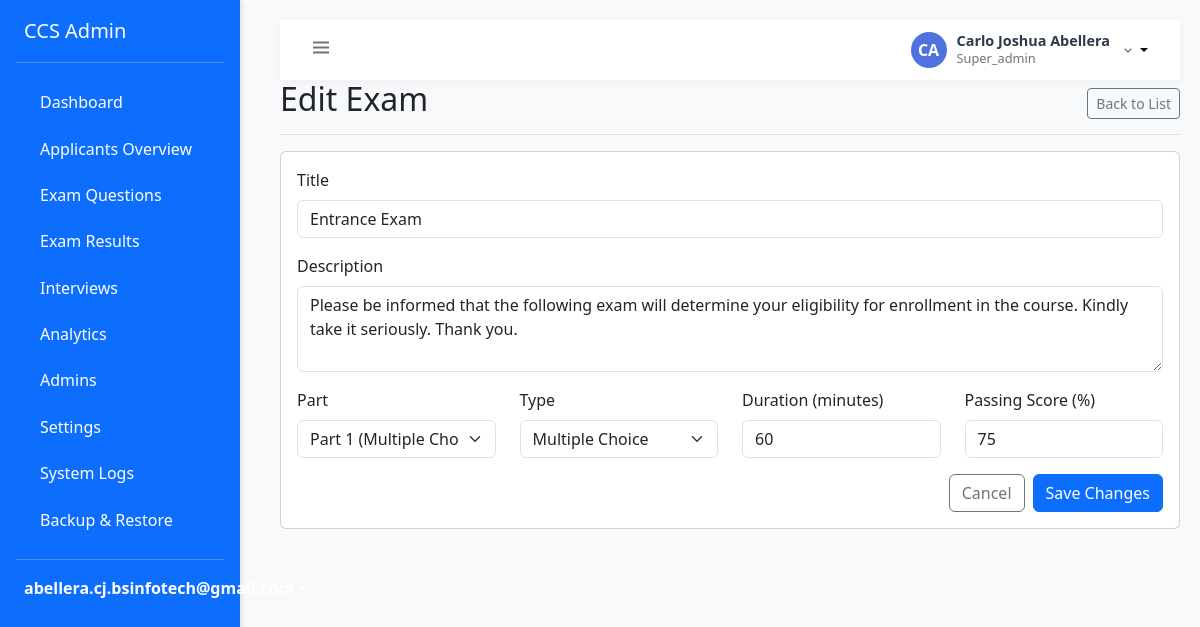
Page /admin/super/edit_exam.php?id=2 (signed in) on the committed database.
### tables this page shows
CREATE TABLE `users` (
  `id` int(11) NOT NULL,
  `email` varchar(255) NOT NULL,
  `password` varchar(255) NOT NULL,
  `first_name` varchar(100) NOT NULL,
  `last_name` varchar(100) NOT NULL,
  `role` enum('super_admin','admin','applicant') NOT NULL,
  `status` enum('active','inactive','pending','approved','rejected') DEFAULT 'pending',
  `created_at` timestamp NOT NULL DEFAULT current_timestamp(),
  `updated_at` timestamp NOT NULL DEFAULT current_timestamp() ON UPDATE current_timestamp(),
  `updated_by` int(11) DEFAULT NULL
);

CREATE TABLE `exams` (
  `id` int(11) NOT NULL,
  `title` varchar(255) NOT NULL,
  `description` text DEFAULT NULL,
  `type` enum('mcq','coding') NOT NULL,
  `part` enum('1','2') NOT NULL,
  `duration_minutes` int(11) NOT NULL,
  `passing_score` int(11) NOT NULL,
  `status` enum('draft','published','archived') NOT NULL DEFAULT 'draft',
  `created_by` int(11) NOT NULL,
  `created_at` timestamp NOT NULL DEFAULT current_timestamp(),
  `updated_at` timestamp NOT NULL DEFAULT current_timestamp() ON UPDATE current_timestamp(),
  `instructions` text DEFAULT NULL
);

### config/database.php (called while the page is built, shortened)
<?php
class Database {
    private static $instance = null;
    private $connection;
    private function __construct() {
        try {
            $this->connection = new PDO(
                "mysql:host=localhost;dbname=ccs_screening",
                "root",
                ""
            );
            $this->connection->setAttribute(PDO::ATTR_ERRMODE, PDO::ERRMODE_EXCEPTION);
            $this->connection->setAttribute(PDO::ATTR_DEFAULT_FETCH_MODE, PDO::FETCH_ASSOC);
        } catch(PDOException $e) {
            die("Connection failed: " . $e->getMessage());
        }
    }
    public static function getInstance() {
        if (self::$instance === null) {
            self::$instance = new self();
        }
        return self::$instance;
    }
    public function getConnection() {
        return $this->connection;
    }
}
?>

### classes/Auth.php (called while the page is built, shortened)
<?php
class Auth {
    private $conn;
    public function __construct() {
        require_once __DIR__ . '/../config/database.php';
        $this->database = Database::getInstance();
        $this->conn = $this->database->getConnection();
    }
    public function isLoggedIn() {
        return isset($_SESSION['user_id']) && !empty($_SESSION['user_id']);
    }
    public function getCurrentUser() {
        try {
            $stmt = $this->conn->prepare("
                SELECT
                    u.*,
                    CASE
                        WHEN sa.user_id IS NOT NULL THEN 'super_admin'
                        WHEN a.user_id IS NOT NULL THEN 'admin'
                        ELSE u.role
                    END as role_type
                FROM users u
                LEFT JOIN super_admins sa ON u.id = sa.user_id
                LEFT JOIN admins a ON u.id = a.user_id
                WHERE u.id = ? AND u.status = 'active'
                LIMIT 1
            ");
            $stmt->execute([$_SESSION['user_id']]);
            $user = $stmt->fetch(PDO::FETCH_ASSOC);
            if ($user) {
                $user['role'] = $user['role_type'];
            }
            return $user;
        } catch (Exception $e) {
            error_log("Get current user error: " . $e->getMessage());
            return null;
        }
    }
}
?>

### admin/super/edit_exam.php (the view, shortened to what this page needs)
<?php
require_once '../../classes/Auth.php';
require_once '../includes/layout.php';
$auth = new Auth();
$exam_id = $_GET['id'] ?? null;
try {
    $database = Database::getInstance();
    $conn = $database->getConnection();
    $query = "SELECT * FROM exams WHERE id = ?";
    $stmt = $conn->prepare($query);
    $stmt->execute([$exam_id]);
    $exam = $stmt->fetch(PDO::FETCH_ASSOC);
} catch (Exception $e) {
    $error = 'Error: ' . $e->getMessage();
}
admin_header('Edit Exam');
?>
<div class="d-flex justify-content-between flex-wrap flex-md-nowrap align-items-center pb-2 mb-3 border-bottom">
    <h1 class="h2">Edit Exam</h1>
    <div class="btn-toolbar mb-2 mb-md-0">
        <a href="list_exams.php" class="btn btn-sm btn-outline-secondary">
            <i class="bi bi-arrow-left"></i> Back to List
        </a>
    </div>
</div>
<div class="card">
    <div class="card-body">
        <form method="POST" class="needs-validation" novalidate>
            <div class="mb-3">
                <label for="title" class="form-label">Title</label>
                <input type="text" class="form-control" id="title" name="title"
                       value="<?php echo htmlspecialchars($exam['title'] ?? ''); ?>" required>
            </div>
            <div class="mb-3">
                <label for="description" class="form-label">Description</label>
                <textarea class="form-control" id="description" name="description" rows="3"
                          placeholder="Enter exam description (optional)"><?php echo htmlspecialchars($exam['description'] ?? ''); ?></textarea>
            </div>
            <div class="row mb-3">
                <div class="col-md-3">
                    <label for="part" class="form-label">Part</label>
                    <select class="form-select" id="part" name="part" required>
                        <option value="1" <?php echo ($exam['part'] ?? '') == 1 ? 'selected' : ''; ?>>Part 1 (Multiple Choice)</option>
                    </select>
                </div>
                <div class="col-md-3">
                    <label for="type" class="form-label">Type</label>
                    <select class="form-select" id="type" name="type" required>
                        <option value="mcq" <?php echo ($exam['type'] ?? '') === 'mcq' ? 'selected' : ''; ?>>Multiple Choice</option>
                    </select>
                </div>
                <div class="col-md-3">
                    <label for="duration" class="form-label">Duration (minutes)</label>
                    <input type="number" class="form-control" id="duration" name="duration"
                           value="<?php echo htmlspecialchars($exam['duration'] ?? 60); ?>" min="1" required>
                </div>
                <div class="col-md-3">
                    <label for="passing_score" class="form-label">Passing Score (%)</label>
                    <input type="number" class="form-control" id="passing_score" name="passing_score"
                           value="<?php echo htmlspecialchars($exam['passing_score'] ?? 75); ?>" min="0" max="100" required>
                </div>
            </div>
            <div class="d-flex justify-content-end gap-2">
                <a href="list_exams.php" class="btn btn-outline-secondary">Cancel</a>
                <button type="submit" class="btn btn-primary">Save Changes</button>
            </div>
        </form>
    </div>
</div>
<?php
admin_footer();
?>

### admin/includes/layout.php (shortened to what this page needs)
<?php
require_once __DIR__ . '/../../classes/Auth.php';
function admin_header($title = '') {
?>
<!DOCTYPE html>
<html lang="en">
<head>
    <link href="https://cdn.jsdelivr.net/npm/bootstrap@5.3.0/dist/css/bootstrap.min.css" rel="stylesheet">
    <link href='https://unpkg.com/boxicons@2.1.4/css/boxicons.min.css' rel='stylesheet'>
    <link href="https://cdn.jsdelivr.net/npm/metismenu/dist/metisMenu.min.css" rel="stylesheet">
</head>
<body>
    <div class="wrapper">
        <?php include 'sidebar.php'; ?>
        <div class="page-content-wrapper">
            <nav class="top-navbar">
                <button class="btn btn-link text-secondary px-1 py-0" id="sidebarToggle">
                    <i class="bx bx-menu fs-4"></i>
                </button>
                <div class="user-profile dropdown">
                    <button class="user-profile-btn dropdown-toggle" type="button" data-bs-toggle="dropdown" aria-expanded="false">
                        <div class="user-avatar">
                            <?php echo strtoupper(substr($user['first_name'], 0, 1) . substr($user['last_name'], 0, 1)); ?>
                        </div>
                        <div class="user-info">
                            <h6 class="user-name"><?php echo htmlspecialchars($user['first_name'] . ' ' . $user['last_name']); ?></h6>
                            <p class="user-role"><?php echo ucfirst($user['role']); ?></p>
                        </div>
                        <i class="bx bx-chevron-down text-secondary"></i>
                    </button>
                </div>
            </nav>
            <div class="content-wrapper">
<?php
}
function admin_footer() {
?>
            </div>
        </div>
    </div>
</body>
</html>
<?php } ?>

### admin/includes/sidebar.php (shortened to what this page needs)
<?php
require_once __DIR__ . '/../../classes/Auth.php';
global $auth;
$user = $auth->getCurrentUser();
function is_active($page_name) {
    return strpos($_SERVER['SCRIPT_NAME'], $page_name) !== false ? 'active' : '';
}
?>
<nav class="sidebar bg-primary">
    <div class="d-flex flex-column">
        <a href="/php-ccs/admin/super/dashboard.php" class="d-flex align-items-center mb-3 mb-md-0 me-md-auto text-white text-decoration-none">
            <span class="fs-5">CCS Admin</span>
        </a>
        <hr class="text-white my-3">
        <ul class="nav nav-pills flex-column mb-auto">
            <li class="nav-item">
                <a class="nav-link text-white <?php echo is_active('dashboard'); ?>" href="/php-ccs/admin/super/dashboard.php">
                    Dashboard
                </a>
            </li>
            <li class="nav-item">
                <a class="nav-link text-white <?php echo is_active('applicants'); ?>" href="/php-ccs/admin/super/applicants_overview.php">
                    Applicants Overview
                </a>
            </li>
            <li class="nav-item">
                <a class="nav-link text-white <?php echo is_active('manage_questions'); ?>" href="/php-ccs/admin/super/manage_questions.php">
                    Exam Questions
                </a>
            </li>
            <li class="nav-item">
                <a class="nav-link text-white <?php echo is_active('exam_results'); ?>" href="/php-ccs/admin/super/exam_results.php">
                    Exam Results
                </a>
            </li>
            <li class="nav-item">
                <a class="nav-link text-white <?php echo is_active('interview_list'); ?>" href="/php-ccs/admin/super/interview_list.php">
                    Interviews
                </a>
            </li>
            <li class="nav-item">
                <a class="nav-link text-white <?php echo is_active('analytics'); ?>" href="/php-ccs/admin/super/analytics.php">
                    Analytics
                </a>
            </li>
            <li class="nav-item">
                <a class="nav-link text-white <?php echo is_active('list_admins'); ?>" href="/php-ccs/admin/super/list_admins.php">
                    Admins
                </a>
            </li>
            <li class="nav-item">
                <a class="nav-link text-white <?php echo is_active('system_settings'); ?>" href="/php-ccs/admin/super/system_settings.php">
                    Settings
                </a>
            </li>
            <li class="nav-item">
                <a class="nav-link text-white <?php echo is_active('logs'); ?>" href="/php-ccs/admin/super/system_logs.php">
                    System Logs
                </a>
            </li>
            <li class="nav-item">
                <a class="nav-link text-white <?php echo is_active('backup'); ?>" href="/php-ccs/admin/super/backup.php">
                    Backup & Restore
                </a>
            </li>
        </ul>
        <hr class="text-white my-3">
        <div class="dropdown pb-3">
            <a href="#" class="d-flex align-items-center text-white text-decoration-none dropdown-toggle" id="dropdownUser" data-bs-toggle="dropdown" aria-expanded="false">
                <strong><?php echo htmlspecialchars($user['email']); ?></strong>
            </a>
        </div>
    </div>
</nav>

### admin/includes/layout.php (style rules this page uses)
body { min-height: 100vh; margin: 0; padding: 0; background-color: #f8f9fa; overflow-x: hidden; }
.wrapper { display: flex; min-height: 100vh; position: relative; }
.page-content-wrapper { position: relative; min-height: 100vh; margin-left: 260px; transition: margin-left 0.3s ease; width: calc(100% - 260px); background-color: #f8f9fa; padding: 20px; }
.top-navbar { background: #fff; height: 60px; padding: 0 1.5rem; display: flex; align-items: center; justify-content: space-between; box-shadow: 0 2px 10px rgba(0,0,0,0.05); position: sticky; top: 0; z-index: 999; }
.user-profile { position: relative; }
.user-profile-btn { display: flex; align-items: center; padding: 0.5rem; border: none; background: none; cursor: pointer; border-radius: 0.5rem; transition: all 0.3s ease; }
.user-avatar { width: 36px; height: 36px; border-radius: 50%; background: #4e73df; color: #fff; display: flex; align-items: center; justify-content: center; font-weight: 600; margin-right: 10px; }
.user-info { text-align: left; margin-right: 10px; }
.user-name { margin: 0; font-size: 0.9rem; font-weight: 600; color: #2b3a4a; }
.user-role { margin: 0; font-size: 0.8rem; color: #6c757d; }

### admin/includes/sidebar.php (style rules this page uses)
.sidebar { width: 240px; min-height: 100vh; position: fixed; top: 0; left: 0; z-index: 100; padding: 1rem; box-shadow: 2px 0 5px rgba(0,0,0,0.1); transition: all 0.3s ease; }
.sidebar .nav-link { padding: 0.5rem 1rem; margin: 0.2rem 0; border-radius: 0.25rem; font-weight: 500; transition: background-color 0.2s; position: relative; overflow: hidden; }
.sidebar .nav-link::after { content: ''; position: absolute; bottom: 0; left: 0; width: 0; height: 2px; background: rgba(255,255,255,0.5); transition: width 0.3s ease; }

### rows in the picture
users: email "abellera.cj.bsinfotech@gmail.com", first_name+last_name "CA", first_name+last_name "Carlo Joshua Abellera", role "Super_admin"
exams: title "Entrance Exam", description "Please be informed that the following exam will determine your eligibility for enrollment in the course. Kindly take it seriously. Thank you.", part "Part 1 (Multiple Choice)", type "Multiple Choice", passing_score "75"
